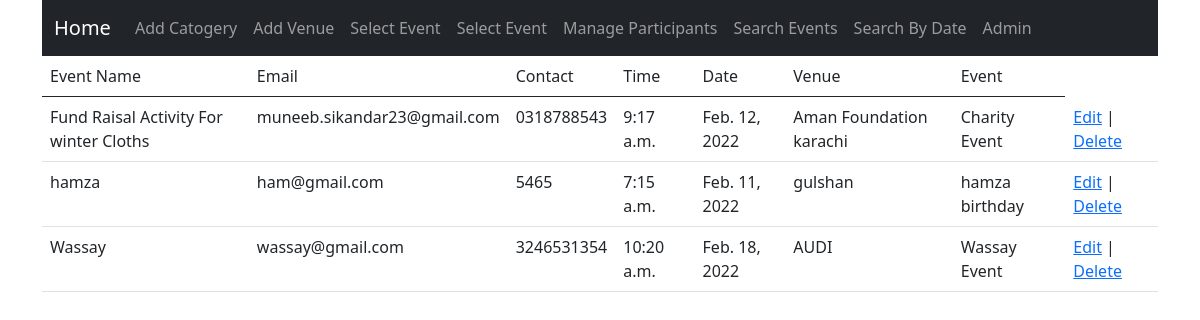
Page /show/ on the committed database.
### myProject/models.py (models this page shows, shortened)
class Participants(models.Model):
    p_name = models.CharField(max_length=50)
    email = models.CharField(max_length=50)
    p_contact = models.CharField(max_length=50)
    p_date = models.DateField("Date")
    p_time = models.TimeField("Time")
    venue = models.ForeignKey(Venue, on_delete=models.CASCADE)
    Event_id = models.ForeignKey(Planner, on_delete=models.CASCADE)

class Venue(models.Model):
    venues = models.CharField(max_length=30)
    def __str__(self):
        return self.venues

class Planner(models.Model):
    Events = models.CharField(max_length=50)
    def __str__(self):
        return self.Events

### myProject/views.py (the view)
# urls.py: path('show/', views.show, name='show'),
def show(request):
    data = Participants.objects.all().order_by('-id')
    return render(request, 'myProject/show.html', context={'Participants': data})

### myProject/templates/myProject/show.html
{% extends 'myProject/base.html' %}
{% block content %}
<table class="table tableable-hover">
<thead>
        <td>Event Name</td>
            <td>Email</td>
            <td>Contact</td>
            <td>Time</td>
            <td>Date</td>
            <td>Venue</td>
            <td>Event</td>
     </thead>
    {% for p in Participants %}
    <tr>
        <td>{{p.p_name}} </td>
        <td>{{p.email}}</td>
        <td>{{p.p_contact}}</td>
        <td>{{p.p_time}}</td>
        <td>{{p.p_date}}</td>
        <td>{{p.venue}}</td>
        <td>{{p.Event_id}}</td>
        <td><a href="{% url 'p_update' p.id %}">Edit</a> |
        <a href="{% url 'p_delete' p.id %}">Delete</a>
    </td>
    </tr>
    {% endfor %}
    </table>
{% endblock content%}

### myProject/templates/myProject/base.html (shortened to what this page needs)
<!DOCTYPE html>
<html lang="en">
<head>
    <link href="https://cdn.jsdelivr.net/npm/bootstrap@5.0.2/dist/css/bootstrap.min.css" rel="stylesheet">
</head>
<body>
    <div class="container">
            <nav class="navbar navbar-expand-sm navbar-dark bg-dark">
                    <div class="container-fluid">
                      <a class="navbar-brand" href="{% url 'index'%}">Home</a>
                      <div class="collapse navbar-collapse" id="mynavbar">
                        <ul class="navbar-nav me-auto">
                            <li class="nav-item">
                            <a class="nav-link" href="{% url 'AddEvent'%}">Add Catogery</a>
                          </li>
                            <li class="nav-item">
                            <a class="nav-link" href="{% url 'AddVenue'%}">Add Venue</a>
                          </li>
                         <li class="nav-item">
                            <a class="nav-link" href="{% url 'addData'%}">Select Event</a>
                          </li>
                          <li class="nav-item">
                            <a class="nav-link" href="{% url 'addData'%}">Select Event</a>
                          </li>
                          <li class="nav-item">
                            <a class="nav-link" href="{% url 'show'%}">Manage Participants</a>
                          </li>
                          <li class="nav-item">
                            <a class="nav-link" href="{% url 'showEvent'%}">Search Events</a>
                          </li>
                            <li class="nav-item">
                            <a class="nav-link" href="{% url 'showvenue'%}">Search By Date</a>
                          </li>
                            <li class="nav-item">
                            <a class="nav-link" href='/admin'>Admin</a>
                          </li>
                        </ul>
                      </div>
                    </div>
                  </nav>
            {% block content %}
            {% endblock content %}
    </div>
</body>
</html>

### rows in the picture
Participants: p_name "Fund Raisal Activity For winter Cloths", email "muneeb.sikandar23@gmail.com", p_contact "0318788543", p_time "9:17 a.m.", p_date "Feb. 12, 2022", venue "Aman Foundation karachi", Event_id "Charity Event"
Participants: p_name "hamza", email "ham@gmail.com", p_contact "5465", p_time "7:15 a.m.", p_date "Feb. 11, 2022", venue "gulshan", Event_id "hamza birthday"
Participants: p_name "Wassay", email "wassay@gmail.com", p_contact "3246531354", p_time "10:20 a.m.", p_date "Feb. 18, 2022", venue "AUDI", Event_id "Wassay Event"
